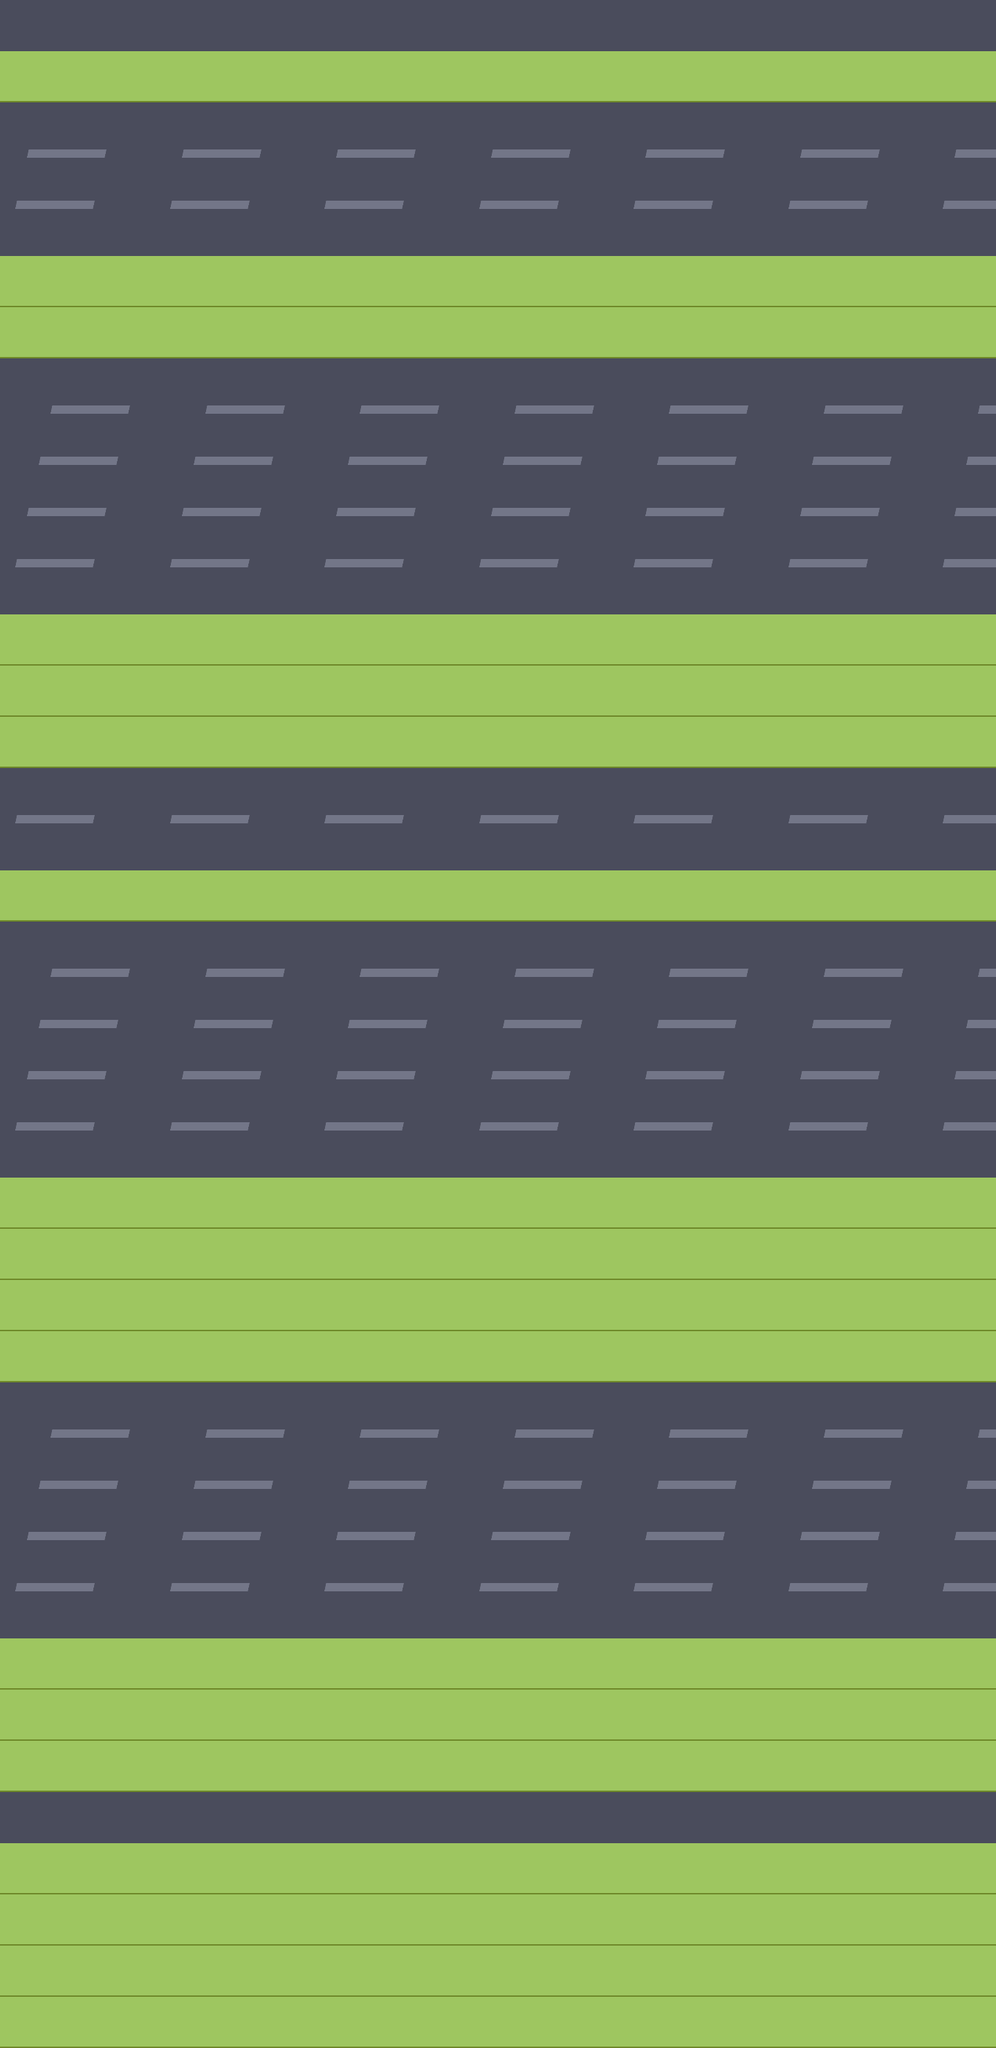

Tiled map render using the project's own tile images. Description and the map definition, with tile-layer contents summarised, below:
An orthogonal 18x40 tile map with 80x74 px tiles, 1 tile layer (main), 2 hidden layers not drawn, 2 tilesets and 81 objects.

<map version="1.0" tiledversion="1.1.4" orientation="orthogonal" renderorder="right-down" width="18" height="40" tilewidth="80" tileheight="74" infinite="0" nextobjectid="184">
 <tileset firstgid="1" name="road" tilewidth="80" tileheight="74" tilecount="360" columns="18">
  <image source="road.png" width="1508" height="1480" />
 </tileset>
 <tileset firstgid="361" name="sup" tilewidth="80" tileheight="74" tilecount="84" columns="7">
  <image source="sup.png" width="560" height="888" />
 </tileset>
 <layer name="main" width="18" height="40" opacity="0.9">
  <data>[720 cells, 720 non-empty, 216 distinct tile ids]</data>
 </layer>
 <layer name="pro" width="18" height="40" visible="0">
  <data>[720 cells, 0 non-empty, 0 distinct tile ids]</data>
 </layer>
 <layer name="sup" width="18" height="40" visible="0">
  <data>[720 cells, 106 non-empty, 35 distinct tile ids]</data>
 </layer>
 <objectgroup name="car">
  <object id="3" x="10" y="185">
   <properties>
    <property name="direction" value="2" />
    <property name="interval" value="4" />
    <property name="speed" value="2" />
    <property name="type" value="2" />
   </properties>
   <point />
  </object>
  <object id="4" x="10" y="37">
   <properties>
    <property name="direction" value="2" />
    <property name="interval" value="6" />
    <property name="speed" value="1.8" />
    <property name="type" value="1" />
   </properties>
   <point />
  </object>
  <object id="5" x="11" y="333">
   <properties>
    <property name="direction" value="2" />
    <property name="interval" value="4" />
    <property name="speed" value="4.3" />
    <property name="type" value="2" />
   </properties>
   <point />
  </object>
  <object id="6" x="10" y="703">
   <properties>
    <property name="direction" value="2" />
    <property name="interval" value="4.2" />
    <property name="speed" value="2.6" />
    <property name="type" value="1" />
   </properties>
   <point />
  </object>
  <object id="7" x="10" y="777">
   <properties>
    <property name="direction" value="2" />
    <property name="interval" value="4.8" />
    <property name="speed" value="2.6" />
    <property name="type" value="1" />
   </properties>
   <point />
  </object>
  <object id="8" x="10" y="1147">
   <properties>
    <property name="direction" value="2" />
    <property name="interval" value="6" />
    <property name="speed" value="2" />
    <property name="type" value="2" />
   </properties>
   <point />
  </object>
  <object id="9" x="10" y="1443">
   <properties>
    <property name="direction" value="2" />
    <property name="interval" value="4" />
    <property name="speed" value="1.8" />
    <property name="type" value="1" />
   </properties>
   <point />
  </object>
  <object id="10" x="10" y="1517">
   <properties>
    <property name="direction" value="2" />
    <property name="interval" value="4" />
    <property name="speed" value="2.5" />
    <property name="type" value="1" />
   </properties>
   <point />
  </object>
  <object id="11" x="10" y="2035">
   <properties>
    <property name="direction" value="2" />
    <property name="interval" value="3" />
    <property name="speed" value="2" />
    <property name="type" value="2" />
   </properties>
   <point />
  </object>
  <object id="12" x="10" y="2331">
   <properties>
    <property name="direction" value="2" />
    <property name="interval" value="3" />
    <property name="speed" value="2" />
    <property name="type" value="1" />
   </properties>
   <point />
  </object>
  <object id="23" x="1430" y="259">
   <properties>
    <property name="direction" value="1" />
    <property name="interval" value="5" />
    <property name="speed" value="2" />
    <property name="type" value="1" />
   </properties>
   <point />
  </object>
  <object id="24" x="1430" y="555">
   <properties>
    <property name="direction" value="1" />
    <property name="interval" value="5" />
    <property name="speed" value="2.6" />
    <property name="type" value="2" />
   </properties>
   <point />
  </object>
  <object id="25" x="1430" y="625">
   <properties>
    <property name="direction" value="1" />
    <property name="interval" value="3.2" />
    <property name="speed" value="3.3" />
    <property name="type" value="2" />
   </properties>
   <point />
  </object>
  <object id="26" x="1430" y="851">
   <properties>
    <property name="direction" value="1" />
    <property name="interval" value="6" />
    <property name="speed" value="3.7" />
    <property name="type" value="2" />
   </properties>
   <point />
  </object>
  <object id="27" x="1430" y="1221">
   <properties>
    <property name="direction" value="1" />
    <property name="interval" value="3" />
    <property name="speed" value="3" />
    <property name="type" value="1" />
   </properties>
   <point />
  </object>
  <object id="28" x="1430" y="1369">
   <properties>
    <property name="direction" value="1" />
    <property name="interval" value="3.8" />
    <property name="speed" value="2.7" />
    <property name="type" value="1" />
   </properties>
   <point />
  </object>
  <object id="29" x="1430" y="1591">
   <properties>
    <property name="direction" value="1" />
    <property name="interval" value="5" />
    <property name="speed" value="6" />
    <property name="type" value="1" />
   </properties>
   <point />
  </object>
  <object id="30" x="1430" y="1665">
   <properties>
    <property name="direction" value="1" />
    <property name="interval" value="4.5" />
    <property name="speed" value="4" />
    <property name="type" value="1" />
   </properties>
   <point />
  </object>
  <object id="31" x="1430" y="2109">
   <properties>
    <property name="direction" value="1" />
    <property name="interval" value="5" />
    <property name="speed" value="2.2" />
    <property name="type" value="2" />
   </properties>
   <point />
  </object>
  <object id="32" x="1430" y="2183">
   <properties>
    <property name="direction" value="1" />
    <property name="interval" value="3" />
    <property name="speed" value="2.4" />
    <property name="type" value="1" />
   </properties>
   <point />
  </object>
  <object id="33" x="1430" y="2257">
   <properties>
    <property name="direction" value="1" />
    <property name="interval" value="3" />
    <property name="speed" value="3.1" />
    <property name="type" value="2" />
   </properties>
   <point />
  </object>
  <object id="34" x="1430" y="2627">
   <properties>
    <property name="direction" value="1" />
    <property name="interval" value="3" />
    <property name="speed" value="3" />
    <property name="type" value="2" />
   </properties>
   <point />
  </object>
 </objectgroup>
 <objectgroup name="items">
  <object id="124" x="881.333" y="2289.67" width="80" height="74">
   <properties>
    <property name="type" value="3" />
   </properties>
  </object>
  <object id="125" x="401.545" y="2074.33" width="80" height="74">
   <properties>
    <property name="type" value="3" />
   </properties>
  </object>
  <object id="126" x="1116" y="1336" width="80" height="74">
   <properties>
    <property name="type" value="3" />
   </properties>
  </object>
  <object id="127" x="638" y="1112" width="80" height="74">
   <properties>
    <property name="type" value="3" />
   </properties>
  </object>
  <object id="128" x="718" y="661" width="80" height="74">
   <properties>
    <property name="type" value="3" />
   </properties>
  </object>
  <object id="129" x="1040.67" y="148.333" width="80" height="74">
   <properties>
    <property name="type" value="3" />
   </properties>
  </object>
 </objectgroup>
 <objectgroup name="man">
  <object id="130" x="682" y="2787">
   <point />
  </object>
 </objectgroup>
 <objectgroup name="tree">
  <!-- 52 objects omitted --></objectgroup>
</map>
<!-- 52 of 81 objects omitted -->
